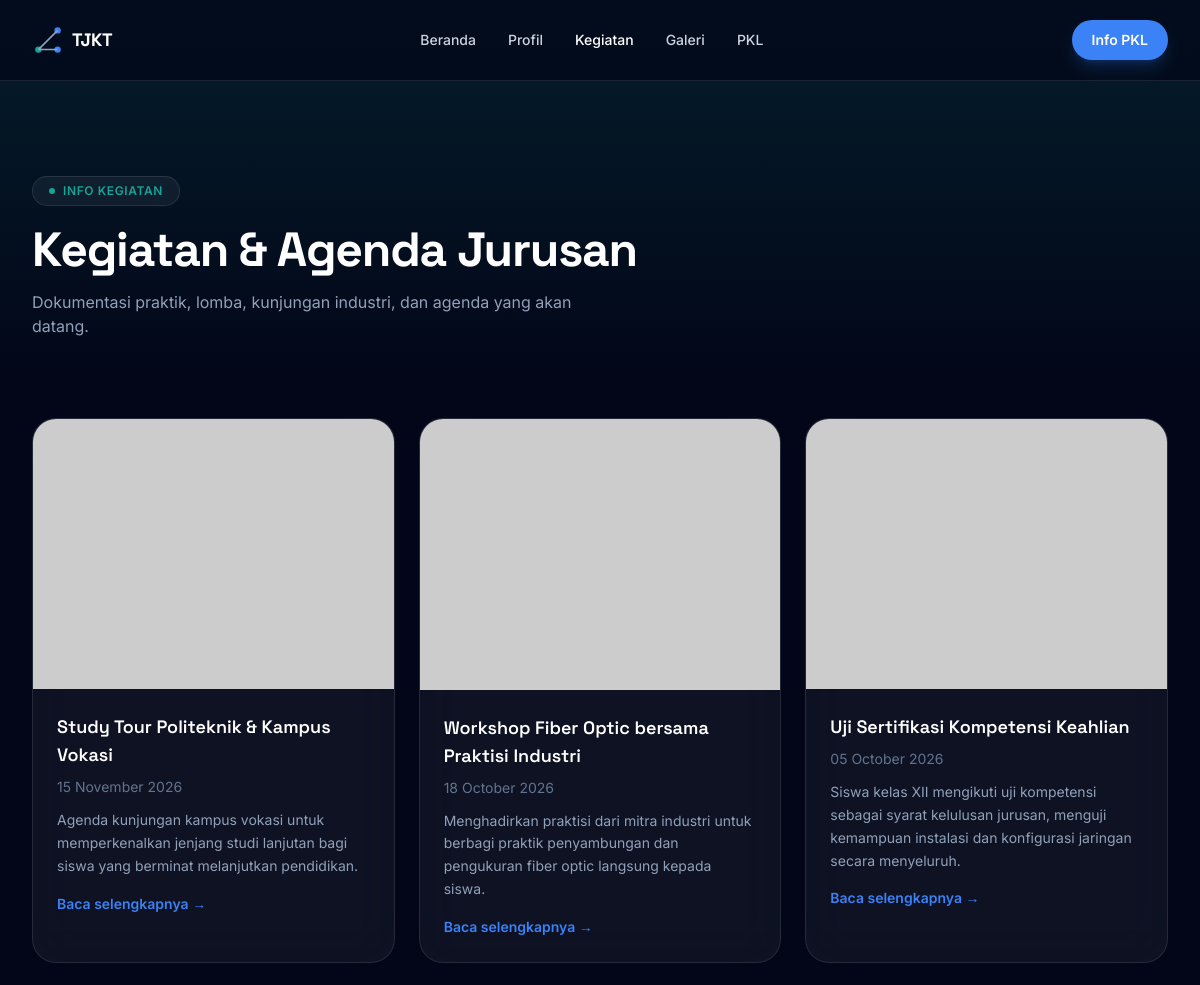
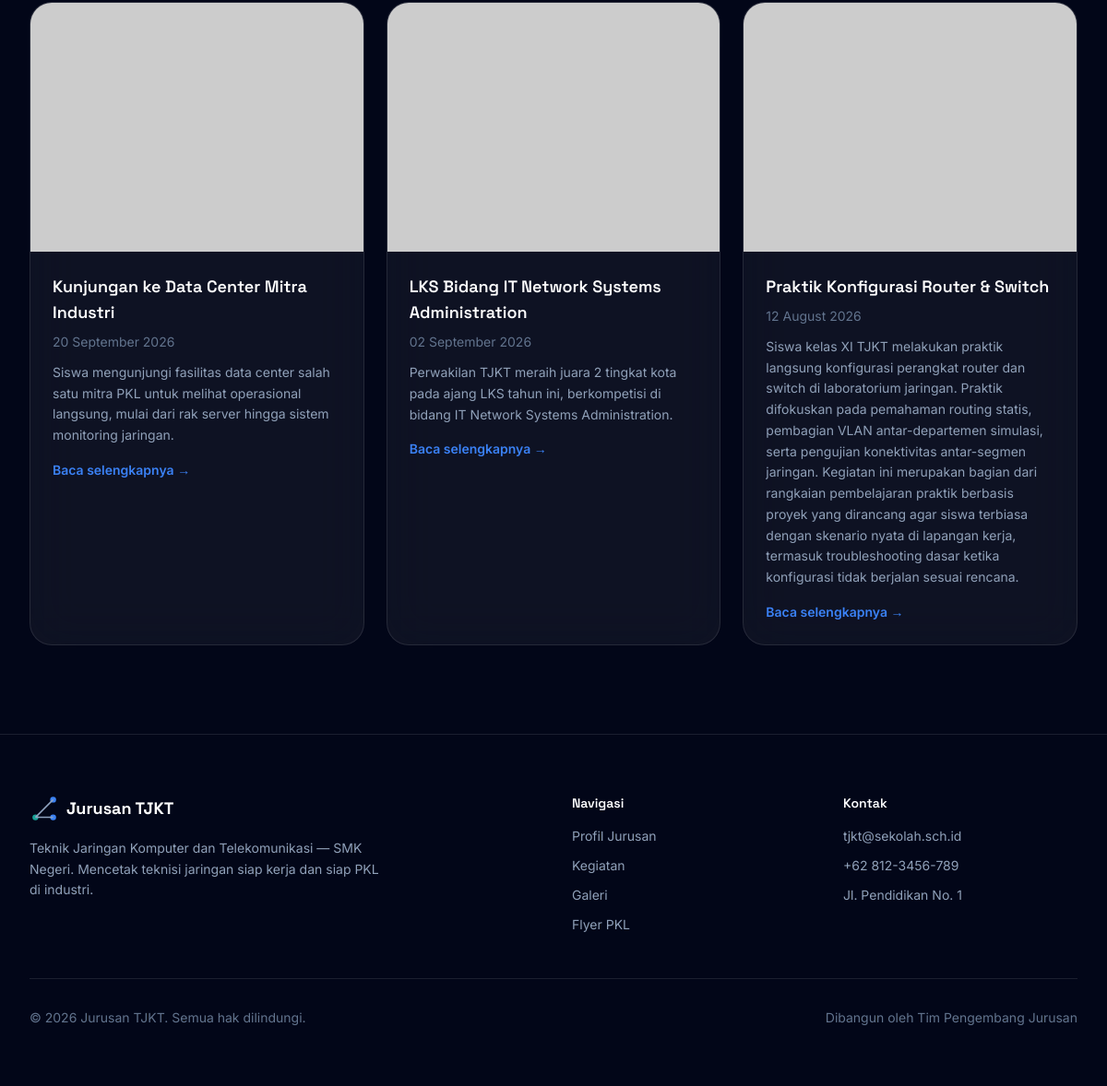
/pages/kegiatan.php, run on the app's committed database (2 pictures, top to bottom).
### tables this page shows
CREATE TABLE IF NOT EXISTS kegiatan (
    id          INT UNSIGNED AUTO_INCREMENT PRIMARY KEY,
    judul       VARCHAR(150) NOT NULL,
    slug        VARCHAR(170) NOT NULL UNIQUE,
    deskripsi   TEXT         NOT NULL,
    tanggal     DATE         NOT NULL,
    gambar      VARCHAR(255) DEFAULT NULL,
    created_by  INT UNSIGNED DEFAULT NULL,
    created_at  TIMESTAMP    NOT NULL DEFAULT CURRENT_TIMESTAMP,
    CONSTRAINT fk_kegiatan_admin FOREIGN KEY (created_by) REFERENCES admins(id) ON DELETE SET NULL
);

### pages/kegiatan.php (the view, shortened to what this page needs)
<?php
$pdo = get_db();
$daftar = [];
if ($pdo) {
    try {
        $daftar = $pdo->query('SELECT judul, slug, deskripsi, tanggal, gambar FROM kegiatan ORDER BY tanggal DESC')->fetchAll();
    } catch (PDOException $e) {  }
}
$base_url    = '../';
$active_page = 'kegiatan';
require __DIR__ . '/../includes/header.php';
?>
<header class="relative pb-16 pt-36 sm:pb-20 sm:pt-44">
    <div class="pointer-events-none absolute inset-x-0 top-0 -z-10 h-96 bg-gradient-to-b from-brand-secondary/15 to-transparent"></div>
    <div class="mx-auto max-w-7xl px-6 lg:px-8">
        <span class="inline-flex items-center gap-2 rounded-full border border-white/10 bg-white/5 px-4 py-1.5 text-xs font-semibold uppercase tracking-wider text-brand-secondary">
            <span class="h-1.5 w-1.5 rounded-full bg-brand-secondary"></span>
            Info Kegiatan
        </span>
        <h1 class="mt-5 max-w-2xl font-display text-3xl font-bold tracking-tight text-white sm:text-4xl lg:text-5xl">Kegiatan &amp; Agenda Jurusan</h1>
        <p class="mt-4 max-w-xl text-slate-400">Dokumentasi praktik, lomba, kunjungan industri, dan agenda yang akan datang.</p>
    </div>
</header>
<section class="pb-24">
    <div class="mx-auto max-w-7xl px-6 lg:px-8">
        <div class="grid grid-cols-1 gap-6 sm:grid-cols-2 lg:grid-cols-3">
            <?php foreach ($daftar as $k): ?>
            <article class="group overflow-hidden rounded-3xl border border-white/10 bg-white/5 backdrop-blur-xl transition hover:bg-white/[0.08]">
                <div class="aspect-[4/3] overflow-hidden">
                    <img src="<?= htmlspecialchars($k['gambar'] ?: 'https://placehold.co/480x360/0f172a/8FA3BF?text=Kegiatan') ?>" alt="<?= htmlspecialchars($k['judul']) ?>" class="h-full w-full object-cover transition duration-500 group-hover:scale-105">
                </div>
                <div class="p-6">
                    <h3 class="font-display text-lg font-semibold text-white"><?= htmlspecialchars($k['judul']) ?></h3>
                    <span class="mt-2 block text-sm text-slate-500"><?= date('d F Y', strtotime($k['tanggal'])) ?></span>
                    <p class="mt-3 text-sm leading-relaxed text-slate-400"><?= htmlspecialchars($k['deskripsi']) ?></p>
                    <a href="kegiatan-detail.php<?= $k['slug'] ? '?slug=' . urlencode($k['slug']) : '' ?>" class="mt-4 inline-flex text-sm font-semibold text-brand-primary hover:text-blue-400">Baca selengkapnya →</a>
                </div>
            </article>
            <?php endforeach; ?>
        </div>
    </div>
</section>
<?php require __DIR__ . '/../includes/footer.php'; ?>

### includes/header.php (shortened to what this page needs)
<?php
$base_url    = $base_url    ?? '';
$active_page = $active_page ?? '';
function nav_class(string $key, string $active): string
{
    return $key === $active
        ? 'py-2 text-white transition hover:text-white'
        : 'py-2 transition hover:text-white';
}
?>
<!DOCTYPE html>
<html lang="id" class="scroll-smooth">
<head>
<script src="https://unpkg.com/@tailwindcss/browser@4"></script>
<link rel="stylesheet" href="<?= $base_url ?>assets/css/custom.css">
</head>
<body class="bg-slate-950 font-sans text-slate-300 antialiased selection:bg-brand-primary selection:text-white">
<nav class="fixed inset-x-0 top-0 z-50 border-b border-white/10 bg-slate-950/70 backdrop-blur-xl">
    <div class="mx-auto flex h-20 max-w-7xl items-center justify-between px-6 lg:px-8">
        <a href="<?= $base_url ?>index.php" class="flex items-center gap-2 font-display text-lg font-bold tracking-tight text-white">
            <svg class="h-8 w-8" viewBox="0 0 30 30" fill="none" xmlns="http://www.w3.org/2000/svg">
                <circle cx="6" cy="24" r="3" fill="#17A398"/>
                <circle cx="24" cy="6" r="3" fill="#3B82F6"/>
                <circle cx="24" cy="24" r="3" fill="#3B82F6"/>
                <path d="M6 24L24 6M6 24L24 24" stroke="#8FA3BF" stroke-width="1.4"/>
            </svg>
            TJKT
        </a>
        <ul class="hidden items-center gap-8 text-sm font-medium text-slate-300 md:flex">
            <li><a href="<?= $base_url ?>index.php" class="<?= nav_class('beranda', $active_page) ?>">Beranda</a></li>
            <li><a href="<?= $base_url ?>pages/profil.php" class="<?= nav_class('profil', $active_page) ?>">Profil</a></li>
            <li><a href="<?= $base_url ?>pages/kegiatan.php" class="<?= nav_class('kegiatan', $active_page) ?>">Kegiatan</a></li>
            <li><a href="<?= $base_url ?>pages/galeri.php" class="<?= nav_class('galeri', $active_page) ?>">Galeri</a></li>
            <li><a href="<?= $base_url ?>pages/flyer-pkl.php" class="<?= nav_class('pkl', $active_page) ?>">PKL</a></li>
        </ul>
        <a href="<?= $base_url ?>pages/flyer-pkl.php" class="hidden rounded-full bg-brand-primary px-5 py-2.5 text-sm font-semibold text-white shadow-lg shadow-blue-500/20 transition hover:bg-blue-500 md:inline-flex">
            Info PKL
        </a>
    </div>
</nav>

### includes/footer.php (shortened to what this page needs)
<footer class="border-t border-white/10 bg-slate-950">
    <div class="mx-auto max-w-7xl px-6 py-16 lg:px-8">
        <div class="grid gap-10 sm:grid-cols-2 lg:grid-cols-4">
            <div class="lg:col-span-2">
                <div class="mb-4 flex items-center gap-2 font-display text-lg font-bold text-white">
                    <svg class="h-8 w-8" viewBox="0 0 30 30" fill="none" xmlns="http://www.w3.org/2000/svg">
                        <circle cx="6" cy="24" r="3" fill="#17A398"/>
                        <circle cx="24" cy="6" r="3" fill="#3B82F6"/>
                        <circle cx="24" cy="24" r="3" fill="#3B82F6"/>
                        <path d="M6 24L24 6M6 24L24 24" stroke="#8FA3BF" stroke-width="1.4"/>
                    </svg>
                    Jurusan TJKT
                </div>
                <p class="max-w-sm text-sm leading-relaxed text-slate-400">Teknik Jaringan Komputer dan Telekomunikasi — SMK Negeri. Mencetak teknisi jaringan siap kerja dan siap PKL di industri.</p>
            </div>
            <div>
                <h4 class="mb-4 font-display text-sm font-semibold text-white">Navigasi</h4>
                <ul class="space-y-3 text-sm text-slate-400">
                    <li><a href="<?= $base_url ?>pages/profil.php" class="hover:text-white">Profil Jurusan</a></li>
                    <li><a href="<?= $base_url ?>pages/kegiatan.php" class="hover:text-white">Kegiatan</a></li>
                    <li><a href="<?= $base_url ?>pages/galeri.php" class="hover:text-white">Galeri</a></li>
                    <li><a href="<?= $base_url ?>pages/flyer-pkl.php" class="hover:text-white">Flyer PKL</a></li>
                </ul>
            </div>
            <div>
                <h4 class="mb-4 font-display text-sm font-semibold text-white">Kontak</h4>
                <ul class="space-y-3 text-sm text-slate-400">
                    <li>tjkt@sekolah.sch.id</li>
                    <li>+62 812-3456-789</li>
                    <li>Jl. Pendidikan No. 1</li>
                </ul>
            </div>
        </div>
        <div class="mt-12 flex flex-col items-center justify-between gap-4 border-t border-white/10 pt-8 text-sm text-slate-500 sm:flex-row">
            <span>© 2026 Jurusan TJKT. Semua hak dilindungi.</span>
            <span>Dibangun oleh Tim Pengembang Jurusan</span>
        </div>
    </div>
</footer>
</body>
</html>

### assets/css/custom.css (style rules this page uses)
html { scroll-behavior: smooth; }

### data on the page
kegiatan: judul "Study Tour Politeknik & Kampus Vokasi", tanggal "15 November 2026", deskripsi "Agenda kunjungan kampus vokasi untuk memperkenalkan jenjang studi lanjutan bagi siswa yang berminat melanjutkan pendidikan."
kegiatan: judul "Workshop Fiber Optic bersama Praktisi Industri", tanggal "18 October 2026", deskripsi "Menghadirkan praktisi dari mitra industri untuk berbagi praktik penyambungan dan pengukuran fiber optic langsung kepada siswa."
kegiatan: judul "Uji Sertifikasi Kompetensi Keahlian", tanggal "05 October 2026", deskripsi "Siswa kelas XII mengikuti uji kompetensi sebagai syarat kelulusan jurusan, menguji kemampuan instalasi dan konfigurasi jaringan secara menyeluruh."
kegiatan: judul "Kunjungan ke Data Center Mitra Industri", tanggal "20 September 2026", deskripsi "Siswa mengunjungi fasilitas data center salah satu mitra PKL untuk melihat operasional langsung, mulai dari rak server hingga sistem monitoring jaringan."
kegiatan: judul "LKS Bidang IT Network Systems Administration", tanggal "02 September 2026", deskripsi "Perwakilan TJKT meraih juara 2 tingkat kota pada ajang LKS tahun ini, berkompetisi di bidang IT Network Systems Administration."
kegiatan: judul "Praktik Konfigurasi Router & Switch", tanggal "12 August 2026", deskripsi "Siswa kelas XI TJKT melakukan praktik langsung konfigurasi perangkat router dan switch di laboratorium jaringan. Praktik difokuskan pada pemahaman routing statis, pembagian VLAN antar-departemen simulasi, serta pengujian konektivitas antar-segmen jaringan. Kegiatan ini merupakan bagian dari rangkaian pembelajaran praktik berbasis proyek yang dirancang agar siswa terbiasa dengan skenario nyata di lapangan kerja, termasuk troubleshooting dasar ketika konfigurasi tidak berjalan sesuai rencana."
